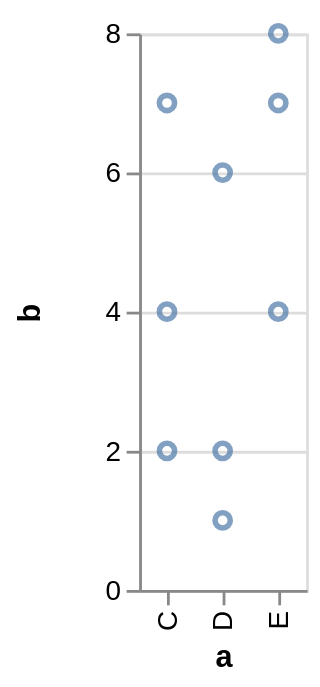

Vega-Lite specification stored for this chart:
### Vega specification from a JSON file in a GitHub repository (floating-point values rounded to 4 significant figures)
{"$schema": "https://vega.github.io/schema/vega/v5.json", "autosize": "pad", "padding": 5, "height": 200, "style": "cell", "data": [{"name": "source_0", "values": [{"a": "C", "b": 2}, {"a": "C", "b": 7}, {"a": "C", "b": 4}, {"a": "D", "b": 1}, {"a": "D", "b": 2}, {"a": "D", "b": 6}, {"a": "E", "b": 8}, {"a": "E", "b": 4}, {"a": "E", "b": 7}]}], "signals": [{"name": "x_step", "value": 20}, {"name": "width", "update": "bandspace(domain('x').length, 1, 0.5) * x_step"}], "marks": [{"name": "marks", "type": "symbol", "style": ["point"], "from": {"data": "source_0"}, "encode": {"update": {"opacity": {"value": 0.7}, "fill": [{"test": "datum[\"b\"] === null || isNaN(datum[\"b\"])", "value": null}, {"value": "transparent"}], "stroke": [{"test": "datum[\"b\"] === null || isNaN(datum[\"b\"])", "value": null}, {"value": "#4c78a8"}], "tooltip": {"signal": "{\"a\": ''+datum[\"a\"], \"b\": format(datum[\"b\"], \"\")}"}, "x": {"scale": "x", "field": "a"}, "y": {"scale": "y", "field": "b"}}}}], "scales": [{"name": "x", "type": "point", "domain": {"data": "source_0", "field": "a", "sort": true}, "range": {"step": {"signal": "x_step"}}, "padding": 0.5}, {"name": "y", "type": "linear", "domain": {"data": "source_0", "field": "b"}, "range": [{"signal": "height"}, 0], "nice": true, "zero": true}], "axes": [{"scale": "x", "orient": "bottom", "grid": false, "title": "a", "labelAlign": "right", "labelAngle": 270, "labelBaseline": "middle", "zindex": 1}, {"scale": "y", "orient": "left", "grid": false, "title": "b", "labelOverlap": true, "tickCount": {"signal": "ceil(height/40)"}, "zindex": 1}, {"scale": "y", "orient": "left", "gridScale": "x", "grid": true, "tickCount": {"signal": "ceil(height/40)"}, "domain": false, "labels": false, "maxExtent": 0, "minExtent": 0, "ticks": false, "zindex": 0}], "config": {"axisY": {"minExtent": 30}}}
